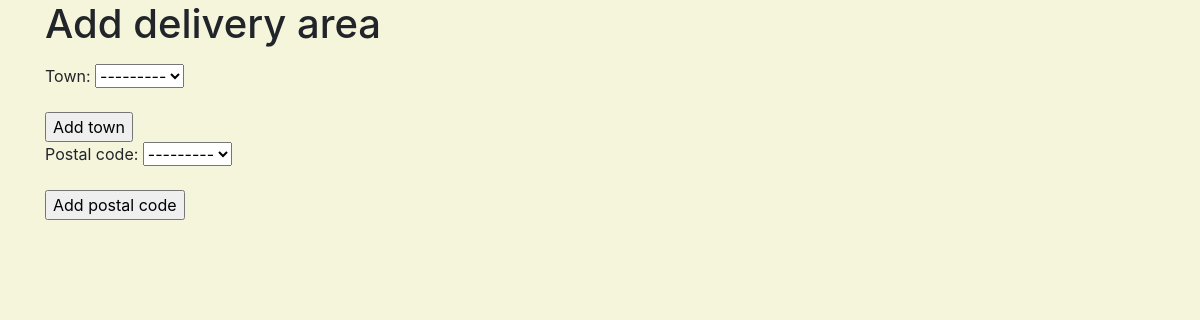
/vendor/profile/20/delivery_area, run on an earlier commit of the app's database.
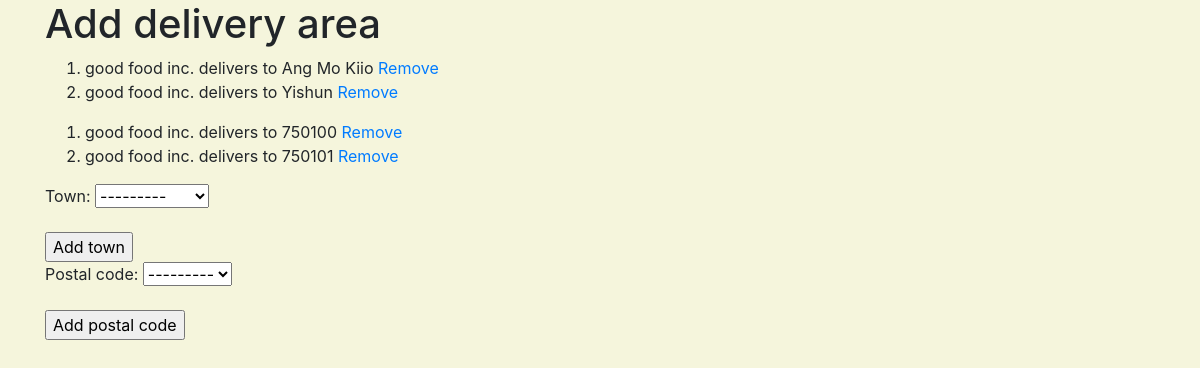
And on a later commit of the database.
### vendor/models.py (models this page shows)
class Vendor_Deliver_To_Town(models.Model):
    town = models.ForeignKey(Town, null=False, blank=False, on_delete=models.CASCADE)
    vendor = models.ForeignKey(Vendor, null=False, blank=False, on_delete=models.CASCADE)
    def __str__(self):
        return '%s delivers to %s' % (self.vendor, self.town)

class Vendor(models.Model):
    category = models.ManyToManyField(Category)
    postal_code = models.ForeignKey(Postal, null=True, blank=False, on_delete=models.SET_NULL)
    name = models.CharField( max_length=100, null=False, blank=False)
    block = models.PositiveSmallIntegerField( null=False, blank=False)
    street = models.CharField(max_length=254, null=False, blank=False)
    contact = models.PositiveIntegerField(validators=[MinValueValidator(10000000), MaxValueValidator(99999999)], null=False, blank=False)
    date_joined = models.DateTimeField(auto_now_add=True)
    user = models.ForeignKey(User, null=True, on_delete=models.SET_NULL)
    user_contact = models.PositiveIntegerField(validators=[MinValueValidator(10000000), MaxValueValidator(99999999)], null=False, blank=False)
    license_number = models.CharField(max_length=10, null=False, blank=False)
    license_check = models.BooleanField(default=False)
    photo_url=models.URLField(max_length=1024, null=True, blank=True)
    def __str__(self):
        return self.name

class Vendor_Deliver_To_Postal(models.Model):
    postal_code = models.ForeignKey(Postal, null=False, blank=False, on_delete=models.CASCADE)
    vendor = models.ForeignKey(Vendor, null=False, blank=False, on_delete=models.CASCADE)
    def __str__(self):
        return '%s delivers to %s' % (self.vendor, self.postal_code)

### location/models.py (models this page shows)
class Town(models.Model):
    name = models.CharField(max_length=100, null=False, blank=False)
    def __str__(self):
        return self.name

class Postal(models.Model):
    postal_code = models.PositiveIntegerField(validators=[MinValueValidator(10000), MaxValueValidator(999999)], null=False, blank=False)
    def __str__(self):
        return str(self.postal_code)

### vendor/views.py (the view)
# urls.py: path('profile/<vendor_profile_id>/delivery_area', vendor.views.create_delivery_area, name='create_delivery_area_route'),
def create_delivery_area(request, vendor_profile_id):
    if request.method == "POST":
        town_form = DeliverTownForm(request.POST)
        postal_form = DeliverPostalForm(request.POST)
        vendor_profile = get_object_or_404(Vendor, pk=vendor_profile_id )
        if town_form.is_valid():
            form = town_form.save(commit=False)
            form.vendor = vendor_profile
            form.save()
        if postal_form.is_valid():
            form = postal_form.save(commit=False)
            form.vendor = vendor_profile
            form.save()
        return redirect(reverse(create_delivery_area, kwargs={'vendor_profile_id': vendor_profile_id}))
    else:
        town_form = DeliverTownForm()
        postal_form = DeliverPostalForm()
        towns = Vendor_Deliver_To_Town.objects.filter(vendor__id=vendor_profile_id)
        postals = Vendor_Deliver_To_Postal.objects.filter(vendor__id=vendor_profile_id)
        return render(request, "vendor/vendor_delivery_area.html", {
            "towns": towns,
            "postals": postals,
            "town_form": town_form,
            "postal_form": postal_form,
            "vendor_profile_id": vendor_profile_id
        })

### vendor/forms.py
class DeliverTownForm(forms.ModelForm):
    class Meta:
        model = Vendor_Deliver_To_Town
        fields = ('town',)

class DeliverPostalForm(forms.ModelForm):
    class Meta:
        model = Vendor_Deliver_To_Postal
        fields = ('postal_code',)

### vendor/templates/vendor/vendor_delivery_area.html (shortened to what this page needs)
{% extends 'base_template.html' %}
{%block content%}
<h1> Add delivery area </h1>
<ol>
{%for i in towns %}
 <li>{{i}} <a href="{% url 'remove_town_vendor_route' town_vendor_id=i.id vendor_profile_id=vendor_profile_id %}">Remove</a> </li>
{%endfor%}
</ol>
<ol>
{%for i in postals %}
 <li>{{i}} <a href="{% url 'remove_postal_vendor_route' postal_vendor_id=i.id vendor_profile_id=vendor_profile_id %}">Remove</a></li>
{%endfor%}
</ol>
<form method="POST">
    {{ town_form.as_p}}
    <input type="submit" value="Add town">
</form>
<form method="POST">
    {{ postal_form.as_p}}
    <input type="submit" value="Add postal code">
</form>
{%endblock%}

What changed in the data, as far as the page shows it:
added Vendor_Deliver_To_Town: vendor+town "good food inc. delivers to Ang Mo Kiio"
added Vendor_Deliver_To_Town: vendor+town "good food inc. delivers to Yishun"
added Vendor_Deliver_To_Postal: vendor+postal_code "good food inc. delivers to 750100"
added Vendor_Deliver_To_Postal: vendor+postal_code "good food inc. delivers to 750101"
